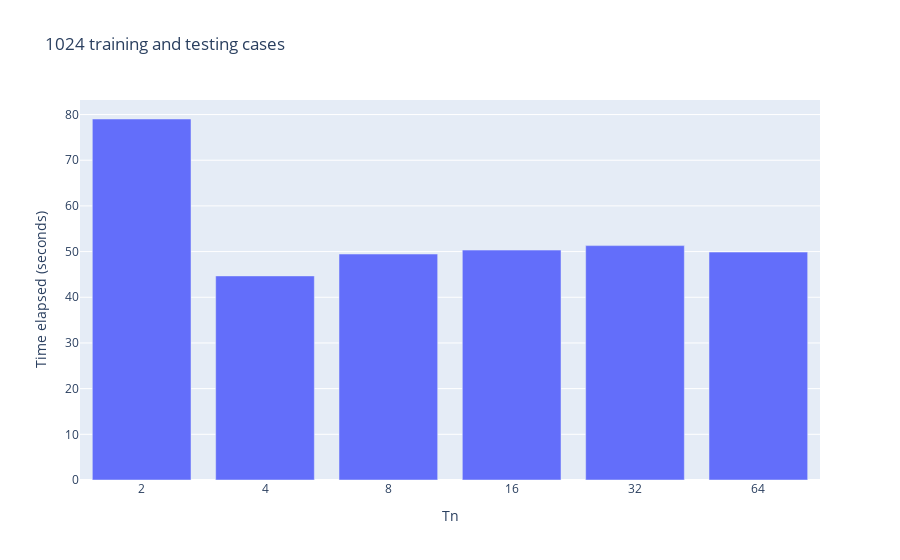

Write notebook code for a chart like this one.
### Code cell
fig = go.Figure(data=go.Bar(x=x, y=y))
fig.update_layout(title='1024 training and testing cases',
                   xaxis_title='Tn',
                   yaxis_title='Time elapsed (seconds)',
                  xaxis=dict(type='category'))

### Figure 1 — Plotly figure (JSON) as saved in the notebook; plotly's stock layout.template omitted (floating-point values rounded to 4 significant figures)
{"data": [{"type": "bar", "x": ["2", "4", "8", "16", "32", "64"], "y": [79.02, 44.67, 49.46, 50.33, 51.31, 49.89]}], "layout": {"title": {"text": "1024 training and testing cases"}, "xaxis": {"title": {"text": "Tn"}, "type": "category"}, "yaxis": {"title": {"text": "Time elapsed (seconds)"}}}}
